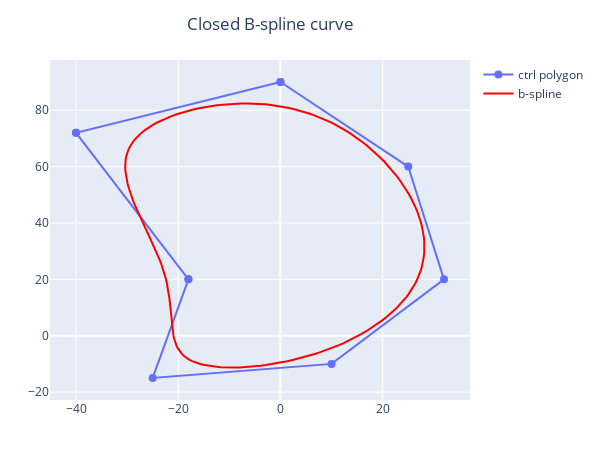

The notebook cell saved with this chart:
### Markdown cell above
Define the control points and the sequence of knots such that to get a closed B-spline curve, following  *J.J. Risler - Mathematical Methods for CAD*, Cambridge Univ Press.

### Code cell
p = 3
ictrl =  [[0., 90.], [-40, 72], [-18, 20], [-25, -15], [10,-10], [32,20], [25, 60]] #initial control points;
#extend the ictrl to ensure a closed B-spline curve
ctrl = vcat(ictrl, [ictrl[j] for j=1:p]); #by JJ Risler
n = length(ctrl)
u = Float64.(collect(1:n+p+1)) #knots
period = u[n+1]-u[p+1]
u[1:p] = u[n-p+1:n] .- period
u[n+2:n+p+1] = u[p+2:2*p+1] .+ period
knot = KnotVector(u)
bs_pts = bsplcurve(p, knot, ctrl, 200) 
fig5 = figbspline2d(ctrl, bs_pts; height=450)
relayout!(fig5, title_text="Closed B-spline curve", title_x=0.45)
display(fig5)

### Figure 1 — Plotly figure (JSON) as saved in the notebook; plotly's stock layout.template omitted (floating-point values rounded to 4 significant figures; data arrays with more than 128 entries replaced by an {"elided": "..."} marker saying what was removed)
{"data": [{"marker": {"size": 8}, "name": "ctrl polygon", "type": "scatter", "x": [0, -40, -18, -25, 10, 32, 25, 0, -40, -18], "y": [90, 72, 20, -15, -10, 20, 60, 90, 72, 20]}, {"line": {"color": "red"}, "mode": "lines", "name": "b-spline", "type": "scatter", "x": {"elided": "200 float values"}, "y": {"elided": "200 float values"}}], "layout": {"height": 450, "margin": {"b": 50, "l": 50, "r": 50, "t": 60}, "title": {"text": "Closed B-spline curve", "x": 0.45}, "width": 600}}
